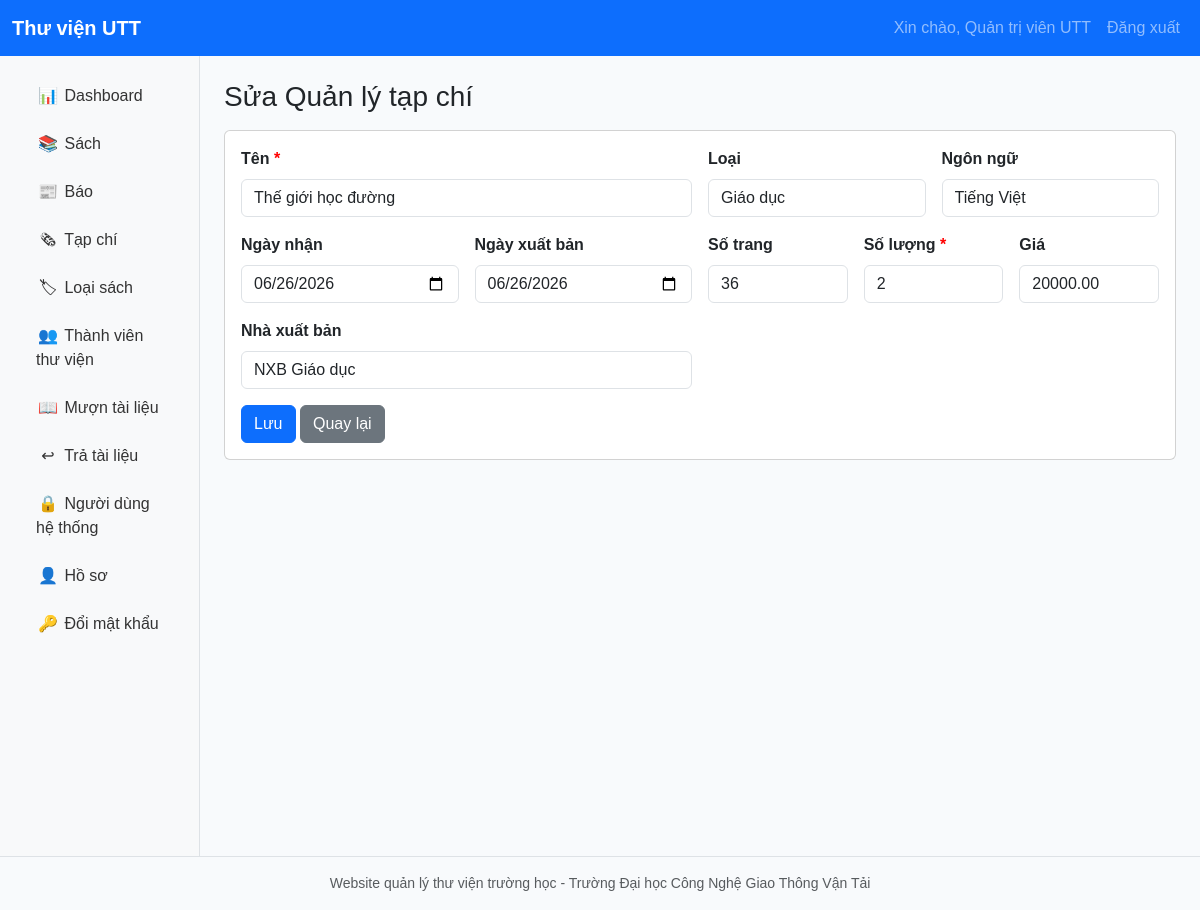
Screenshot of /magazines/edit.php?id=2 (signed in) with the database file from the repository.
### tables this page shows
CREATE TABLE magazines(id INT AUTO_INCREMENT PRIMARY KEY,name VARCHAR(255) NOT NULL,type VARCHAR(100) NULL,language VARCHAR(80) NULL,receipt_date DATE NULL,published_date DATE NULL,pages INT DEFAULT 0,quantity INT NOT NULL DEFAULT 1,price DECIMAL(12,2) DEFAULT 0,publisher VARCHAR(150) NULL,created_at TIMESTAMP DEFAULT CURRENT_TIMESTAMP,CONSTRAINT chk_magazines_quantity CHECK(quantity>=0));

### includes/bootstrap.php (called while the page is built, shortened)
<?php
spl_autoload_register(function($class){
    $file = ROOT_PATH . '/' . str_replace('\\','/',$class) . '.php';
});
require_once __DIR__ . '/functions.php';

### config/database.php (called while the page is built)
<?php
return [
    'host' => 'localhost',
    'database' => 'library_management',
    'username' => 'root',
    'password' => '',
    'charset' => 'utf8mb4',
];

### app/Repositories/Database.php (called while the page is built, shortened)
<?php
class Database{ private static ?PDO $pdo=null; public static function connection():PDO{ if(self::$pdo===null){ $c=require ROOT_PATH.'/config/database.php'; $dsn="mysql:host={$c['host']};dbname={$c['database']};charset={$c['charset']}"; try{ self::$pdo=new PDO($dsn,$c['username'],$c['password'],[PDO::ATTR_ERRMODE=>PDO::ERRMODE_EXCEPTION,PDO::ATTR_DEFAULT_FETCH_MODE=>PDO::FETCH_ASSOC,PDO::ATTR_EMULATE_PREPARES=>false]); self::$pdo->exec('SET NAMES utf8mb4'); }catch(PDOException $e){ die('Không kết nối được database: '.$e->getMessage()); }} return self::$pdo; }}

### app/Services/SimpleService.php (called while the page is built, shortened)
<?php
class SimpleService{ private SimpleRepository $repo; private string $type; public function __construct(string $table){$this->repo=new SimpleRepository($table);$this->type=$table==='newspapers'?'newspaper':'magazine';} public function all($q=''){return $this->repo->all($q);} public function find($id){return $this->repo->find((int)$id);} public function save(array $d,?int $id=null):array{ $e=Validator::required($d,['name'=>'Tên']); $e+=Validator::numberMin($d,'quantity','Số lượng',0); if($e)return ['ok'=>false,'errors'=>$e]; $id?$this->repo->update($id,$d):$id=$this->repo->create($d); return ['ok'=>true,'data'=>$this->repo->find($id)]; } public function delete(int $id):array{ if((new InventoryRepository())->hasBorrowHistory($this->type,$id))return ['ok'=>false,'message'=>'Không thể xóa vì tài liệu đã có lịch sử mượn']; $this->repo->delete($id); return ['ok'=>true]; }}

### app/Repositories/SimpleRepository.php (called while the page is built, shortened)
<?php
class SimpleRepository extends BaseRepository{ private string $table; public function __construct(string $table){parent::__construct();$this->table=$table;} public function all(string $q=''):array{return $q?$this->fetchAll("SELECT * FROM {$this->table} WHERE name LIKE ? OR type LIKE ? OR publisher LIKE ? ORDER BY id DESC",["%$q%","%$q%","%$q%"]):$this->fetchAll("SELECT * FROM {$this->table} ORDER BY id DESC");} public function find(int $id):?array{return $this->fetch("SELECT * FROM {$this->table} WHERE id=?",[$id]);} public function create(array $d):int{$this->execute("INSERT INTO {$this->table}(name,type,language,receipt_date,published_date,pages,quantity,price,publisher) VALUES(?,?,?,?,?,?,?,?,?)",[$d['name'],$d['type']??null,$d['language']??null,$d['receipt_date']??null,$d['published_date']??null,$d['pages']??0,$d['quantity']??1,$d['price']??0,$d['publisher']??null]);return $this->lastInsertId();} public function update(int $id,array $d):bool{return $this->execute("UPDATE {$this->table} SET name=?,type=?,language=?,receipt_date=?,published_date=?,pages=?,quantity=?,price=?,publisher=? WHERE id=?",[$d['name'],$d['type']??null,$d['language']??null,$d['receipt_date']??null,$d['published_date']??null,$d['pages']??0,$d['quantity']??1,$d['price']??0,$d['publisher']??null,$id]);} public function delete(int $id):bool{return $this->execute("DELETE FROM {$this->table} WHERE id=?",[$id]);}}

### app/Repositories/BaseRepository.php (called while the page is built, shortened)
<?php
class BaseRepository{ protected PDO $db; public function __construct(){ $this->db=Database::connection(); } protected function fetchAll(string $sql,array $params=[]):array{ $s=$this->db->prepare($sql); $s->execute($params); return $s->fetchAll(); } protected function fetch(string $sql,array $params=[]):?array{ $s=$this->db->prepare($sql); $s->execute($params); $r=$s->fetch(); return $r?:null; } protected function execute(string $sql,array $params=[]):bool{ $s=$this->db->prepare($sql); return $s->execute($params); } protected function lastInsertId():int{ return (int)$this->db->lastInsertId(); }}

### includes/functions.php (called while the page is built, shortened)
<?php
function e($v){ return htmlspecialchars((string)$v, ENT_QUOTES, 'UTF-8'); }

### public/magazines/edit.php (the view)
<?php require_once __DIR__.'/../../includes/bootstrap.php'; require_login(); $svc=new app\Services\SimpleService('magazines'); $errors=[]; $row=[]; if('edit'==='edit'){ $id=(int)($_GET['id']??0); $row=$svc->find($id); if(!$row) include PUBLIC_PATH.'/404.php'; } if($_SERVER['REQUEST_METHOD']==='POST'){ $r=('edit'==='edit')?$svc->save($_POST,$id):$svc->save($_POST); if($r['ok']){ flash('success','Đã lưu dữ liệu'); redirect_to('magazines/index.php'); } $errors=$r['errors']??[]; $row=array_merge($row,$_POST); } $title='Sửa Quản lý tạp chí'; include ROOT_PATH.'/includes/header.php'; ?><h1 class='h3 mb-3'>Sửa Quản lý tạp chí</h1><div class="card"><div class="card-body"><form method="post" class="row g-3"><div class="col-md-6"><label class="form-label required">Tên</label><input name="name" class="form-control" value="<?= e($row['name']??'') ?>"><div class="text-danger small"><?= e($errors['name']??'') ?></div></div><div class="col-md-3"><label class="form-label">Loại</label><input name="type" class="form-control" value="<?= e($row['type']??'') ?>"></div><div class="col-md-3"><label class="form-label">Ngôn ngữ</label><input name="language" class="form-control" value="<?= e($row['language']??'') ?>"></div><div class="col-md-3"><label class="form-label">Ngày nhận</label><input type="date" name="receipt_date" class="form-control" value="<?= e($row['receipt_date']??date('Y-m-d')) ?>"></div><div class="col-md-3"><label class="form-label">Ngày xuất bản</label><input type="date" name="published_date" class="form-control" value="<?= e($row['published_date']??'') ?>"></div><div class="col-md-2"><label class="form-label">Số trang</label><input type="number" name="pages" class="form-control" value="<?= e($row['pages']??0) ?>"></div><div class="col-md-2"><label class="form-label required">Số lượng</label><input type="number" min="0" name="quantity" class="form-control" value="<?= e($row['quantity']??1) ?>"><div class="text-danger small"><?= e($errors['quantity']??'') ?></div></div><div class="col-md-2"><label class="form-label">Giá</label><input type="number" name="price" class="form-control" value="<?= e($row['price']??0) ?>"></div><div class="col-md-6"><label class="form-label">Nhà xuất bản</label><input name="publisher" class="form-control" value="<?= e($row['publisher']??'') ?>"></div><div class="col-12"><button class="btn btn-primary">Lưu</button> <a class="btn btn-secondary" href="index.php">Quay lại</a></div></form></div></div><?php include ROOT_PATH.'/includes/footer.php'; ?>

### public/assets/css/style.css (style rules this page uses)
body { background:#f8fafc;font-family:Arial,"Segoe UI",Tahoma,sans-serif }
.form-label { font-weight:600 }
.required::after { content:" *";color:red }

### rows the page displays
magazines: name "Thế giới học đường", type "Giáo dục", language "Tiếng Việt", receipt_date "06/26/2026", published_date "06/26/2026", pages "36", quantity "2", price "20000.00", publisher "NXB Giáo dục"

### other values shown
current_user()['full_name'] "Quản trị viên UTT"
FOOTER_TEXT "Website quản lý thư viện trường học - Trường Đại học Công Nghệ Giao Thông Vận Tải"
